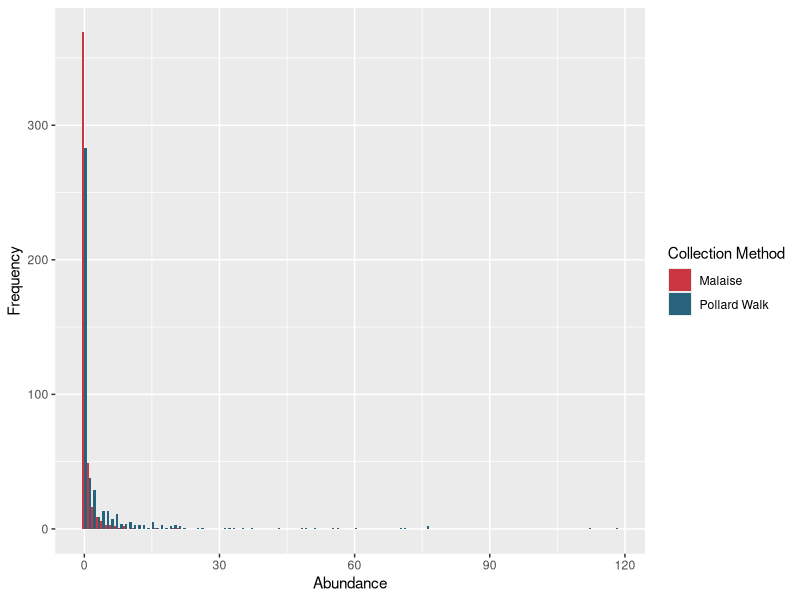

R code for this plot:
## ---- chunk 1
knitr::opts_chunk$set(echo = TRUE)
## ---- chunk 2
library("tidyr")   # for gather
library("ggplot2") # for plotting
library("nlme")    # for mixed-effect models (lme)
bioscan <- read.csv(file = "data/BioScanData.csv")
species.data <- read.csv(file = "data/species-data.csv")

# Drop any rows missing data
bioscan <- na.omit(bioscan)
## ---- chunk 3
# Identify sites with data for each of the two collection methods
pollard.sites <- bioscan$Site.Number[bioscan$Collection.Method == "Pollard Walk"]
malaise.sites <- bioscan$Site.Number[bioscan$Collection.Method == "Malaise"]

# Identify sites with data for *both* collection methods
sites.with.both <- intersect(x = pollard.sites, y = malaise.sites)

# Reduce dataset to only those sites with both types of data
bioscan <- bioscan[bioscan$Site.Number %in% sites.with.both, ]
rownames(bioscan) <- NULL
## ---- chunk 4
# Transform data to long format
bioscan.long <- bioscan %>%
  gather(key = "Species", value = "Abundance", -c(1:4))

# Add species data
bioscan.long <- merge(x = bioscan.long, 
                      y = species.data, 
                      by.x = "Species", 
                      by.y = "species")
# Use the mean of the minimum and maximum as single value for size
bioscan.long$size <- apply(X = bioscan.long[, c("opler.wright.min", "opler.wright.max")],
                           MARGIN = 1,
                           FUN = function(x) {mean(x)})
## ---- chunk 5
# Run simple model, testing the null hypothesis of intercept = 0 (no difference
# in abundance)
simple.model <- lme(Abundance ~ Collection.Method, 
                    random = ~1|Site.Number, 
                    data = bioscan.long)
simple.tTable <- summary(simple.model)$tTable
## ---- chunk 6
# Run a more complex model, with size as a fixed effect, as well as the 
# interaction between size and Collection.Method
size.model <- lme(Abundance ~ Collection.Method + size + Collection.Method*size, 
                  random = ~1|Site.Number, 
                  data = bioscan.long)
size.tTable <- summary(size.model)$tTable
## ---- chunk 7
# Have to do some formatting if p-value is really low, otherwise it just gets 
# reported as "0"
simple.p.value <- "< 0.001"
if (simple.tTable[2, "p-value"] > 0.001) {
  simple.p.value <- paste0("= ", round(simple.tTable[2, "p-value"], 3))
}
## ---- chunk 8
abundance.distribution <- ggplot(data = bioscan.long, 
                                 mapping = aes(x = Abundance, fill = Collection.Method)) +
  geom_histogram(binwidth = 1, position = "dodge") +
  xlab(label = "Abundance") +
  ylab(label = "Frequency") +
  scale_fill_manual(values = c("#CA3542", "#27647B"), name = "Collection Method")
print(abundance.distribution)
## ---- chunk 9
size.tTable <- round(size.tTable, 3)
